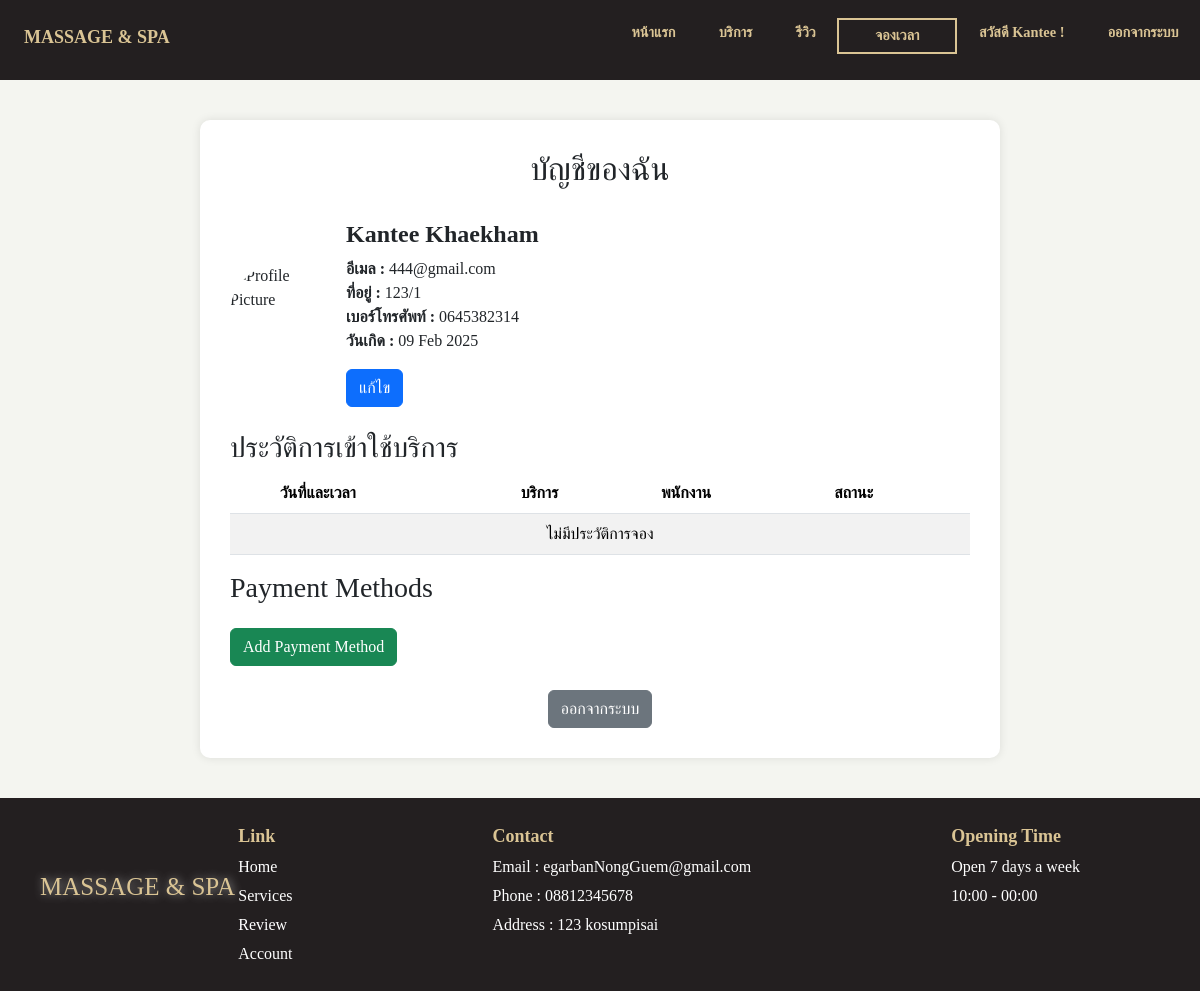
The page /account/ (signed in) on the database as committed earlier.
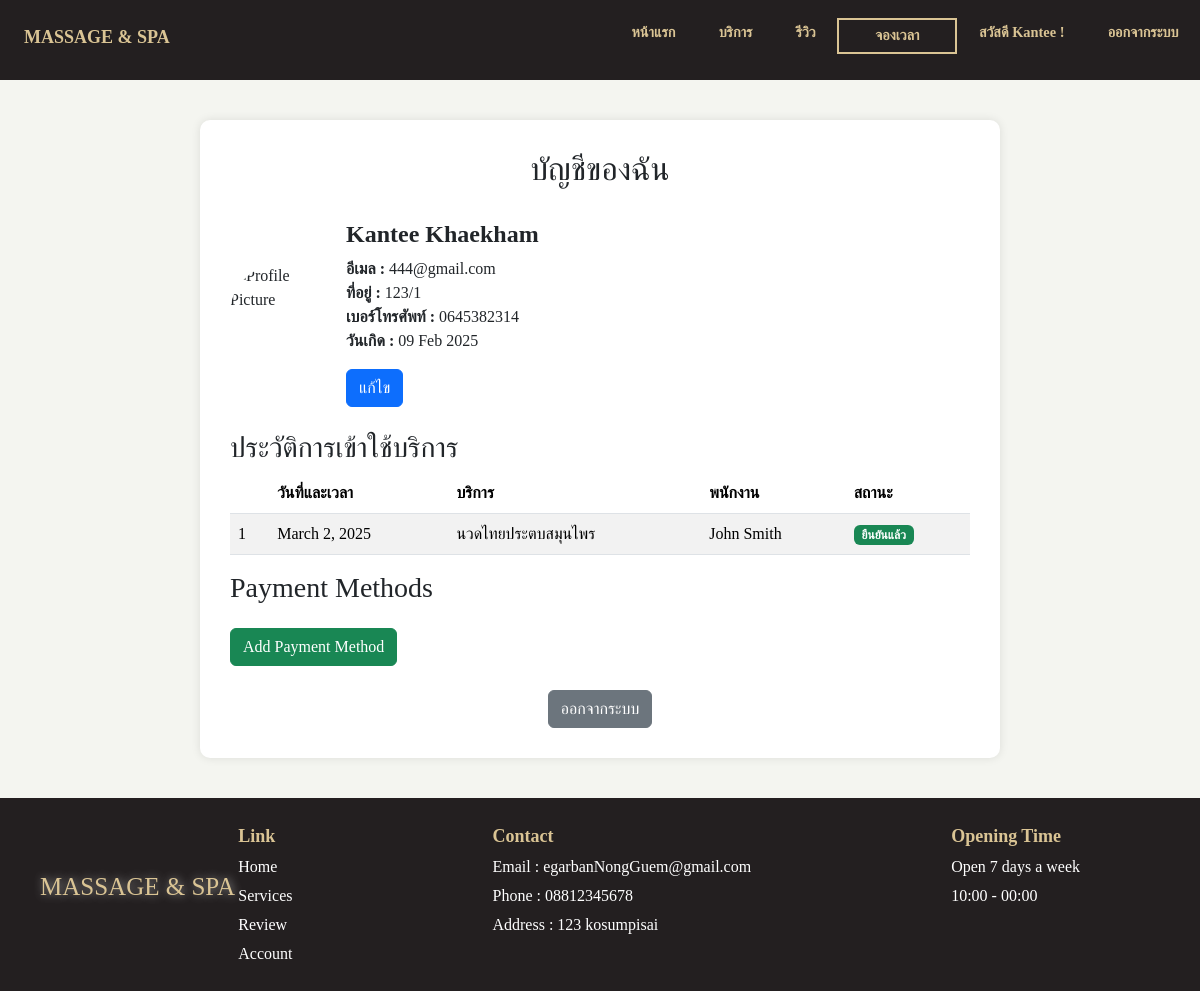
The same page on the database as committed later.
### serviceApp/models.py (models this page shows, shortened)
class Booking(models.Model):
    booking_id = models.AutoField(primary_key=True)
    customer = models.ForeignKey('loginApp.Customer', null=True, blank=True, on_delete=models.SET_NULL)
    temp_customer = models.ForeignKey(TemporaryCustomer, null=True, blank=True, on_delete=models.SET_NULL)
    slot = models.ForeignKey(TimeSlot, null=True, blank=True, on_delete=models.SET_NULL)
    service = models.ForeignKey(Service, null=True, blank=True, on_delete=models.SET_NULL)
    review = models.ForeignKey(Review, null=True, blank=True, on_delete=models.SET_NULL)
    staff = models.ForeignKey(Staff, null=True, blank=True, on_delete=models.SET_NULL)
    payment = models.ForeignKey(Payment, null=True, blank=True, on_delete=models.SET_NULL)
    booking_date = models.DateField()
    status = models.CharField(max_length=10, choices=[('Pending', 'Pending'), ('Confirmed', 'Confirmed'), ('Cancelled', 'Cancelled')], default='Pending')
    walk_in = models.BooleanField(default=False)
    commission_amount = models.DecimalField(max_digits=10, decimal_places=2, default=0.00)

class Service(models.Model):
    service_id = models.AutoField(primary_key=True)
    name = models.CharField(max_length=100)
    description = models.TextField()
    price = models.DecimalField(max_digits=10, decimal_places=2)
    duration = models.TimeField(null=True, blank=True, default=None)

class Staff(models.Model):
    staff_id = models.AutoField(primary_key=True)
    name = models.CharField(max_length=100)
    speciality = models.CharField(max_length=100)
    role = models.CharField(max_length=100)
    commission_rate = models.DecimalField(max_digits=5, decimal_places=2)
    phone = models.CharField(max_length=15)
    birthdate = models.DateField(null=True, blank=True, default="1970-01-01")
    status = models.CharField(max_length=50, default="Available")

### serviceApp/views.py (the view)
# urls.py: path('account/', views.account_view, name='account'),
@login_required
def account_view(request):
    user = request.user
    try:
        customer = Customer.objects.get(email=user.email)
    except Customer.DoesNotExist:
        customer = None
    bookings = Booking.objects.filter(customer=customer).select_related('service', 'staff', 'slot').order_by('-booking_date')
    if request.method == 'POST':
        form = EditProfileForm(request.POST, instance=user)
        if form.is_valid() and customer:
            customer.first_name = form.cleaned_data['first_name']
            customer.last_name = form.cleaned_data['last_name']
            customer.email = form.cleaned_data['email']
            customer.phone = form.cleaned_data['phone']
            customer.birth_date = form.cleaned_data['birthdate']
            customer.save()
            return redirect('account')
    else:
        form = EditProfileForm(initial={
            'first_name': customer.first_name,
            'last_name': customer.last_name,
            'email': customer.email,
            'phone': customer.phone,
            'birth_date': customer.birth_date,
        })
    return render(request, 'account.html', {'user': user, 'customer': customer, 'bookings': bookings, 'form': form})

### serviceApp/templates/account.html (shortened to what the changed rows need)
<!DOCTYPE html>
<html lang="en">
<head>
    <link rel="stylesheet" href="/static/css/index.css">
    <link rel="stylesheet" href="/static/css/nav.css">
    <link rel="stylesheet" href="/static/css/footer.css">
    <link rel="stylesheet" href="/static/css/review.css">
    <link rel="stylesheet" href="/static/css/reg.css">
    <link rel="stylesheet" href="/static/css/service.css">
    <link href="https://cdn.jsdelivr.net/npm/bootstrap@5.3.3/dist/css/bootstrap.min.css" rel="stylesheet"
>
    <link rel="stylesheet" href="https://cdn.jsdelivr.net/npm/bootstrap-icons@1.11.3/font/bootstrap-icons.min.css">
</head>
<body>
    <header>
        <nav class="navbar">
            <div class="logo">
                <h2>MASSAGE & SPA</h2>
            </div>
        </nav>
    </header>
    <div class="account-container">
        <h2 style="text-align: center;">บัญชีของฉัน</h2>
        <br>
        <table class="table table-striped">
            <thead>
                <tr>
                    <th></th>
                    <th>วันที่และเวลา</th>
                    <th>บริการ</th>
                    <th>พนักงาน</th>
                    <th>สถานะ</th>
                </tr>
            </thead>
            <tbody>
                {% for booking in bookings %}
                <tr>
                    <td>{{ forloop.counter }}</td>
                    <td>{{ booking.booking_date }}</td>
                    <td>{{ booking.service.name }}</td>
                    <td>{{ booking.staff.name }}</td>
                    <td>
                        {% if booking.status == "Confirmed" %}
                        <span class="badge bg-success">ยืนยันแล้ว</span>
                        {% elif booking.status == "Pending" %}
                        <span class="badge bg-warning text-dark">รอดำเนินการ</span>
                        {% else %}
                        <span class="badge bg-danger">ยกเลิก</span>
                        {% endif %}
                    </td>
                </tr>
                {% empty %}
                <tr>
                    <td colspan="6" class="text-center">ไม่มีประวัติการจอง</td>
                </tr>
                {% endfor %}
            </tbody>
        </table>
    </div>
</body>
</html>

Rows that differ between the two databases and show on the page:
added Booking: booking_date "March 2, 2025", service.name "นวดไทยประตบสมุนไพร", staff.name "John Smith", status "ยืนยันแล้ว"
Other text that changed with them:
text no longer shown: "ไม่มีประวัติการจอง"
